Frame 1 (no input): blank canvas, image omitted
Frame 60 (no input): blank canvas, image omitted
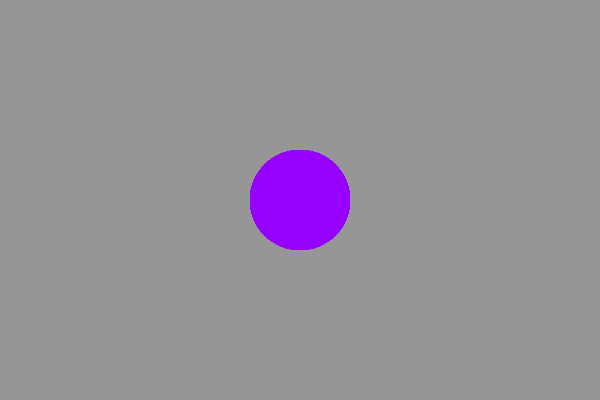
Frame 120 (the mouse pressed at the canvas centre since frame 60)

The p5.js sketch whose frames 1 and 60 were blank and that drew this single picture after the mouse press (run headless with seeded random() and noise() and a simulated clock; from frame 60 on, the mouse is pressed at the canvas centre):

// p5.js sketch
// ── sketch.js
var newWidth = 100;
var newHeight = 100;

function setup(){
createCanvas(600,400);
background(150,150,150);
}


 
function draw(){
     
     if(mouseIsPressed){
     noStroke();
     fill(150,0,255, 255);
     ellipse(mouseX, mouseY,newWidth,newHeight);
}

}


// ── indec.html

<html>
  <head>
   <link rel="stylesheet" href="style.css" type="text/css"/>
    <script src="//cdnjs.cloudflare.com/ajax/libs/p5.js/0.5.8/p5.js"></script>
    <script src="sketch.js"></script>
  </head>
  <body>
      
  </body>
  <script type="text/javascript" src="script.js"></script>
</html>
